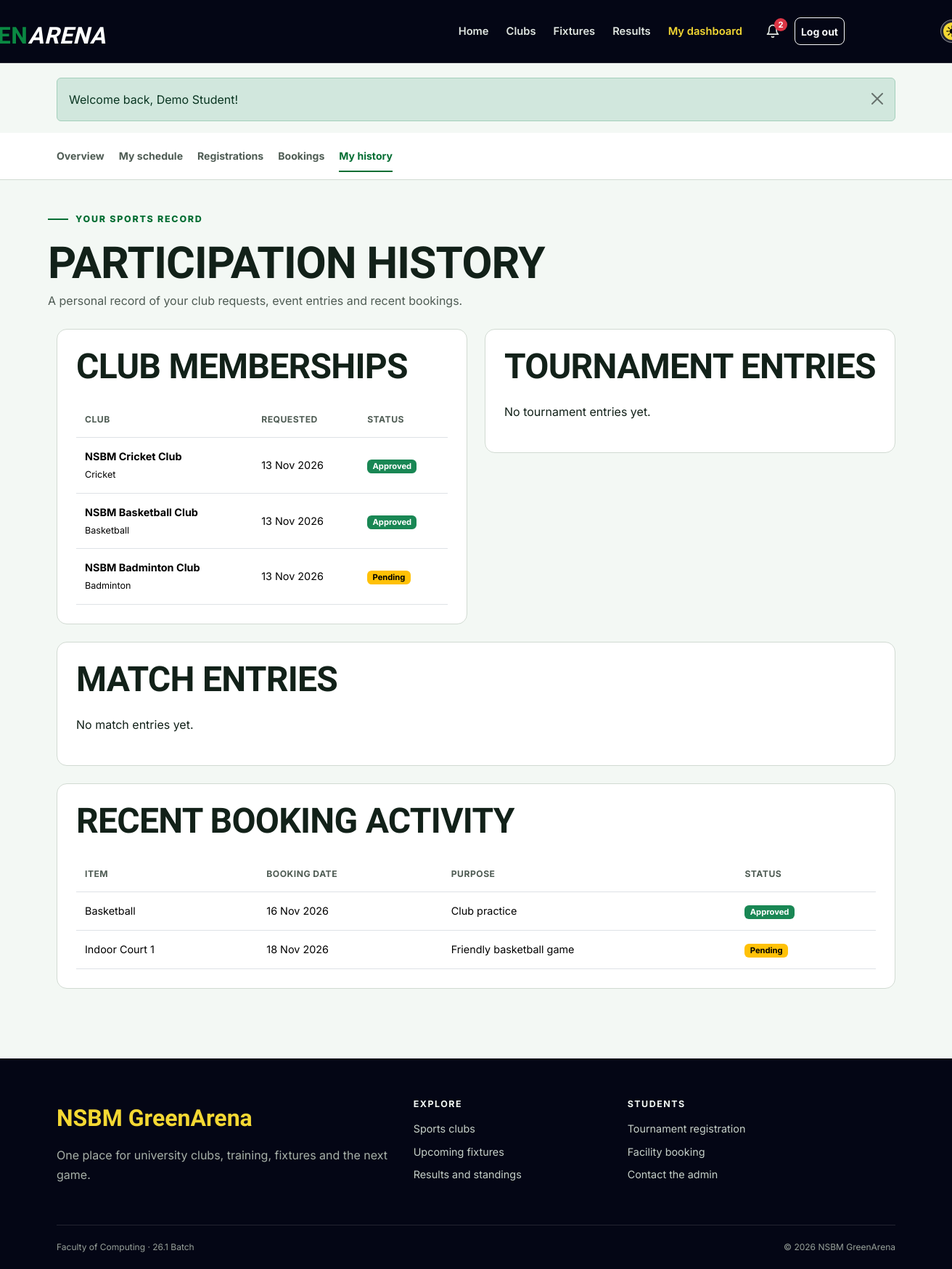
/student/history.php (signed in), run on the app's committed database.
### tables this page shows
CREATE TABLE users (
    id INT UNSIGNED AUTO_INCREMENT PRIMARY KEY,
    student_id VARCHAR(20) NOT NULL UNIQUE,
    full_name VARCHAR(100) NOT NULL,
    email VARCHAR(120) NOT NULL UNIQUE,
    password_hash VARCHAR(255) NOT NULL,
    role ENUM('student', 'admin') NOT NULL DEFAULT 'student',
    created_at TIMESTAMP DEFAULT CURRENT_TIMESTAMP
);

CREATE TABLE memberships (
    id INT UNSIGNED AUTO_INCREMENT PRIMARY KEY,
    user_id INT UNSIGNED NOT NULL,
    club_id INT UNSIGNED NOT NULL,
    status ENUM('pending', 'approved', 'rejected') NOT NULL DEFAULT 'pending',
    joined_at TIMESTAMP DEFAULT CURRENT_TIMESTAMP,
    reviewed_at TIMESTAMP NULL,
    UNIQUE KEY unique_membership (user_id, club_id),
    FOREIGN KEY (user_id) REFERENCES users(id) ON DELETE CASCADE,
    FOREIGN KEY (club_id) REFERENCES clubs(id) ON DELETE CASCADE
);

CREATE TABLE clubs (
    id INT UNSIGNED AUTO_INCREMENT PRIMARY KEY,
    name VARCHAR(100) NOT NULL UNIQUE,
    sport VARCHAR(80) NOT NULL,
    description TEXT NOT NULL,
    coach_name VARCHAR(100) NOT NULL,
    meeting_day VARCHAR(20) NOT NULL,
    location VARCHAR(120) NOT NULL,
    max_members SMALLINT UNSIGNED NOT NULL DEFAULT 30,
    status ENUM('active', 'inactive') NOT NULL DEFAULT 'active',
    created_at TIMESTAMP DEFAULT CURRENT_TIMESTAMP
);

CREATE TABLE bookings (
    id INT UNSIGNED AUTO_INCREMENT PRIMARY KEY,
    user_id INT UNSIGNED NOT NULL,
    facility_id INT UNSIGNED NOT NULL,
    booking_date DATE NOT NULL,
    start_time TIME NOT NULL,
    end_time TIME NOT NULL,
    quantity SMALLINT UNSIGNED NOT NULL DEFAULT 1,
    purpose VARCHAR(255) NOT NULL,
    status ENUM('pending', 'approved', 'rejected', 'cancelled') NOT NULL DEFAULT 'pending',
    admin_note VARCHAR(255) NULL,
    created_at TIMESTAMP DEFAULT CURRENT_TIMESTAMP,
    FOREIGN KEY (user_id) REFERENCES users(id) ON DELETE CASCADE,
    FOREIGN KEY (facility_id) REFERENCES facilities(id) ON DELETE CASCADE
);

CREATE TABLE facilities (
    id INT UNSIGNED AUTO_INCREMENT PRIMARY KEY,
    name VARCHAR(100) NOT NULL,
    type ENUM('facility', 'equipment') NOT NULL,
    location VARCHAR(120) NOT NULL,
    total_units SMALLINT UNSIGNED NOT NULL DEFAULT 1,
    status ENUM('active', 'maintenance') NOT NULL DEFAULT 'active'
);

### includes/auth.php (called while the page is built, shortened)
<?php
function current_user()
{
    $user = fetch_one('SELECT id, student_id, full_name, email, role FROM users WHERE id = ?', [$_SESSION['user_id']]);
    return $user;
}

### student/history.php (the view, shortened to what this page needs)
<?php
$activePage = 'dashboard';
$userId = current_user()['id'];
$memberships = fetch_all('SELECT m.*, c.name, c.sport
    FROM memberships m
    JOIN clubs c ON c.id = m.club_id
    WHERE m.user_id = ?
    ORDER BY m.joined_at DESC', [$userId]);
$tournaments = fetch_all('SELECT tr.*, t.name, t.sport, t.start_date
    FROM tournament_registrations tr
    JOIN tournaments t ON t.id = tr.tournament_id
    WHERE tr.user_id = ?
    ORDER BY tr.created_at DESC', [$userId]);
$matches = fetch_all('SELECT mr.*, m.home_team, m.away_team, m.sport, m.match_datetime, m.status AS match_status
    FROM match_registrations mr
    JOIN matches m ON m.id = mr.match_id
    WHERE mr.user_id = ?
    ORDER BY mr.created_at DESC', [$userId]);
$bookings = fetch_all('SELECT b.*, f.name
    FROM bookings b
    JOIN facilities f ON f.id = b.facility_id
    WHERE b.user_id = ?
    ORDER BY b.created_at DESC
    LIMIT 10', [$userId]);
include __DIR__ . '/../includes/header.php';
include __DIR__ . '/../includes/student_nav.php';
?>
<div class="container dashboard-head"><span class="section-kicker">Your sports record</span>
    <h1>Participation history</h1>
    <p>A personal record of your club requests, event entries and recent bookings.</p>
</div>
<div class="container dashboard-content">
    <div class="row g-4">
        <div class="col-lg-6">
            <section class="content-panel">
                <h2 class="mb-4">Club memberships</h2><?php if ($memberships): ?>
                    <div class="table-responsive">
                        <table class="table">
                            <thead>
                                <tr>
                                    <th>Club</th>
                                    <th>Requested</th>
                                    <th>Status</th>
                                </tr>
                            </thead>
                            <tbody>
                                <?php foreach ($memberships as $row): ?>
                                    <tr>
                                        <td><strong><?= e($row['name']) ?></strong><br><small><?= e($row['sport']) ?></small></td>
                                        <td><?= format_date($row['joined_at']) ?></td>
                                        <td><?= status_badge($row['status']) ?></td>
                                </tr><?php endforeach; ?>
                            </tbody>
                        </table>
                </div><?php else: ?><p>No membership requests yet.</p><?php endif; ?>
            </section>
        </div>
        <div class="col-lg-6">
            <section class="content-panel">
                <h2 class="mb-4">Tournament entries</h2><?php if ($tournaments): ?>
                    <div class="table-responsive">
                        <table class="table">
                            <thead>
                                <tr>
                                    <th>Tournament</th>
                                    <th>Team</th>
                                    <th>Status</th>
                                </tr>
                            </thead>
                            <tbody>
                                <?php foreach ($tournaments as $row): ?>
                                    <tr>
                                        <td><strong><?= e($row['name']) ?></strong><br><small><?= format_date($row['start_date']) ?></small></td>
                                        <td><?= e($row['team_name']) ?></td>
                                        <td><?= status_badge($row['status']) ?></td>
                                </tr><?php endforeach; ?>
                            </tbody>
                        </table>
                </div><?php else: ?><p>No tournament entries yet.</p><?php endif; ?>
            </section>
        </div>
    </div>
    <section class="content-panel">
        <h2 class="mb-4">Match entries</h2><?php if ($matches): ?>
            <div class="table-responsive">
                <table class="table">
                    <thead>
                        <tr>
                            <th>Match</th>
                            <th>Date</th>
                            <th>Preferred team</th>
                            <th>Registration</th>
                        </tr>
                    </thead>
                    <tbody>
                        <?php foreach ($matches as $row): ?>
                            <tr>
                                <td><strong><?= e($row['home_team']) ?> vs <?= e($row['away_team']) ?></strong><br><small><?= e($row['sport']) ?></small></td>
                                <td><?= format_date($row['match_datetime']) ?></td>
                                <td><?= e($row[$row['preferred_team'] . '_team']) ?></td>
                                <td><?= status_badge($row['status']) ?></td>
                        </tr><?php endforeach; ?>
                    </tbody>
                </table>
        </div><?php else: ?><p>No match entries yet.</p><?php endif; ?>
    </section>
    <section class="content-panel">
        <h2 class="mb-4">Recent booking activity</h2><?php if ($bookings): ?>
            <div class="table-responsive">
                <table class="table">
                    <thead>
                        <tr>
                            <th>Item</th>
                            <th>Booking date</th>
                            <th>Purpose</th>
                            <th>Status</th>
                        </tr>
                    </thead>
                    <tbody>
                        <?php foreach ($bookings as $row): ?>
                            <tr>
                                <td><?= e($row['name']) ?></td>
                                <td><?= format_date($row['booking_date']) ?></td>
                                <td><?= e($row['purpose']) ?></td>
                                <td><?= status_badge($row['status']) ?></td>
                        </tr><?php endforeach; ?>
                    </tbody>
                </table>
        </div><?php else: ?><p>No booking activity yet.</p><?php endif; ?>
    </section>
</div>
<?php include __DIR__ . '/../includes/footer.php'; ?>

### includes/header.php (shortened to what this page needs)
<?php
$activePage = $activePage ?? '';
$bodyClass = $bodyClass ?? '';
$user = current_user();
$flashes = get_flashes();
$unreadNotifications = $user ? unread_count($user['id']) : 0;
?>
<!doctype html>
<html lang="en">
    <head>
        <link href="https://cdn.jsdelivr.net/npm/bootstrap@5.3.3/dist/css/bootstrap.min.css" rel="stylesheet">
        <link href="<?= e(asset('css/style.css')) ?>" rel="stylesheet">
        <link href="<?= e(asset('css/theme.css')) ?>" rel="stylesheet">
    </head>
    <body class="<?= e($bodyClass) ?>">
        <header>
            <nav class="navbar navbar-expand-lg navbar-dark site-navbar" aria-label="Main navigation">
                <div class="container">
                    <a class="navbar-brand brand" href="<?= e(url('index.php')) ?>" aria-label="NSBM GreenArena home">
                        <span class="green-arena-title"><span class="t-nsbm">  NSBM</span><span class="t-green">GREEN</span><span class="t-arena">ARENA</span></span>
                    </a>
                    <div class="collapse navbar-collapse" id="mainNav">
                        <ul class="navbar-nav ms-auto align-items-lg-center">
                            <li class="nav-item"><a class="nav-link <?= active_class('home', $activePage) ?>" href="<?= e(url('index.php')) ?>">Home</a></li>
                            <li class="nav-item"><a class="nav-link <?= active_class('clubs', $activePage) ?>" href="<?= e(url('clubs.php')) ?>">Clubs</a></li>
                            <li class="nav-item"><a class="nav-link <?= active_class('fixtures', $activePage) ?>" href="<?= e(url('fixtures.php')) ?>">Fixtures</a></li>
                            <li class="nav-item"><a class="nav-link <?= active_class('results', $activePage) ?>" href="<?= e(url('results.php')) ?>">Results</a></li>
                            <?php if ($user): ?>
                                <li class="nav-item"><a class="nav-link <?= active_class('dashboard', $activePage) ?>" href="<?= e(url($user['role'] === 'admin' ? 'admin/index.php' : 'student/dashboard.php')) ?>"><?= $user['role'] === 'admin' ? 'Admin panel' : 'My dashboard' ?></a></li>
                                <li class="nav-item ms-lg-2">
                                    <a class="nav-link notification-bell <?= active_class('notifications', $activePage) ?>" href="<?= e(url('notifications.php')) ?>" aria-label="Notifications">
                                        <svg width="20" height="20" viewBox="0 0 24 24" fill="none" stroke="currentColor" stroke-width="2" stroke-linecap="round" stroke-linejoin="round" aria-hidden="true"><path d="M18 8a6 6 0 0 0-12 0c0 7-3 9-3 9h18s-3-2-3-9"/><path d="M13.7 21a2 2 0 0 1-3.4 0"/></svg>
                                        <span class="notification-badge" id="notification-count" <?= $unreadNotifications > 0 ? '' : 'hidden' ?>><?= $unreadNotifications ?></span>
                                    </a>
                                </li>
                                <li class="nav-item ms-lg-2">
                                    <form action="<?= e(url('logout.php')) ?>" method="post" class="m-0">
                                        <button class="btn btn-sm btn-outline-light w-100" type="submit">Log out</button>
                                    </form>
                                </li>
                            <?php else: ?>
                                <li class="nav-item"><a class="nav-link <?= active_class('login', $activePage) ?>" href="<?= e(url('login.php')) ?>">Log in</a></li>
                                <li class="nav-item ms-lg-2 mt-2 mt-lg-0"><a class="btn btn-sm btn-sport" href="<?= e(url('register.php')) ?>">Join GreenArena</a></li>
                            <?php endif; ?>
                            <li class="nav-item ms-lg-2 mt-2 mt-lg-0">
                                <button class="theme-switch" id="theme-toggle" type="button" role="switch" aria-checked="false" aria-label="Dark mode">
                                    <img class="switch-icon icon-sun" src="<?= e(asset('img/sun.png')) ?>" alt="">
                                </button>
                            </li>
                        </ul>
                    </div>
                </div>
            </nav>
        </header>
        <main id="main-content">
            <?php if ($flashes): ?>
                <div class="container flash-container" aria-live="polite">
                    <?php foreach ($flashes as $message): ?>
                        <div class="alert alert-<?= e($message['type']) ?> alert-dismissible fade show" role="alert">
                            <?= e($message['message']) ?>
                            <button type="button" class="btn-close" data-bs-dismiss="alert" aria-label="Close"></button>
                        </div>
                    <?php endforeach; ?>
                </div>
            <?php endif; ?>

### includes/functions.php (shortened to what this page needs)
<?php
function e($value)
{
    return htmlspecialchars($value ?? '', ENT_QUOTES);
}
function url($path = '')
{
    return BASE_PATH . '/' . ltrim($path, '/');
}
function asset($path)
{
    return url('assets/' . ltrim($path, '/'));
}
function run_query($sql, $params = [])
{
    global $connection;
    $statement = mysqli_prepare($connection, $sql);
    if (count($params) > 0) {
        $types = str_repeat('s', count($params));
        mysqli_stmt_bind_param($statement, $types, ...$params);
    }
    if (!mysqli_stmt_execute($statement)) {
        die('SQL error: ' . mysqli_stmt_error($statement));
    }
    return $statement;
}
function fetch_all($sql, $params = [])
{
    $statement = run_query($sql, $params);
    $result = mysqli_stmt_get_result($statement);
    return mysqli_fetch_all($result, MYSQLI_ASSOC);
}
function fetch_one($sql, $params = [])
{
    $rows = fetch_all($sql, $params);
    if (count($rows) > 0) {
        return $rows[0];
    }
    return false;
}
function get_flashes()
{
    $messages = $_SESSION['flash'] ?? [];
    return $messages;
}
function format_date($date, $format = 'd M Y')
{
    if ($date) {
        return date($format, strtotime($date));
    }
    return 'Not set';
}
function status_badge($status)
{
    $classes = [
        'approved' => 'success',
        'active' => 'success',
        'completed' => 'success',
        'registered' => 'success',
        'ongoing' => 'info',
        'scheduled' => 'info',
        'pending' => 'warning',
        'upcoming' => 'warning',
        'rejected' => 'danger',
        'cancelled' => 'danger',
        'maintenance' => 'danger',
        'inactive' => 'secondary',
        'withdrawn' => 'secondary',
    ];
    $class = $classes[$status] ?? 'secondary';
    return '<span class="badge text-bg-' . $class . '">' . e(ucfirst($status)) . '</span>';
}
function active_class($page, $activePage)
{
    if ($page === $activePage) {
        return 'active';
    }
    return '';
}
function notifications_ready()
{
    global $connection;
    static $ready = null;
    if ($ready === null) {
        $result = mysqli_query($connection, "SHOW TABLES LIKE 'notifications'");
        $ready = $result && mysqli_num_rows($result) > 0;
    }
    return $ready;
}
function unread_count($userId)
{
    if (!notifications_ready()) {
        return 0;
    }
    return (int) fetch_one('SELECT COUNT(*) AS total FROM notifications WHERE user_id = ? AND is_read = 0', [$userId])['total'];
}

### data on the page
users: id "2"
memberships: club.name "NSBM Cricket Club", club.sport "Cricket", joined_at "13 Nov 2026", status "Approved"
memberships: club.name "NSBM Basketball Club", club.sport "Basketball", joined_at "13 Nov 2026", status "Approved"
memberships: club.name "NSBM Badminton Club", club.sport "Badminton", joined_at "13 Nov 2026", status "Pending"
bookings: facility.name "Basketball", booking_date "16 Nov 2026", purpose "Club practice", status "Approved"
bookings: facility.name "Indoor Court 1", booking_date "18 Nov 2026", purpose "Friendly basketball game", status "Pending"

### other printed values
$message['message'] "Welcome back, Demo Student!"
